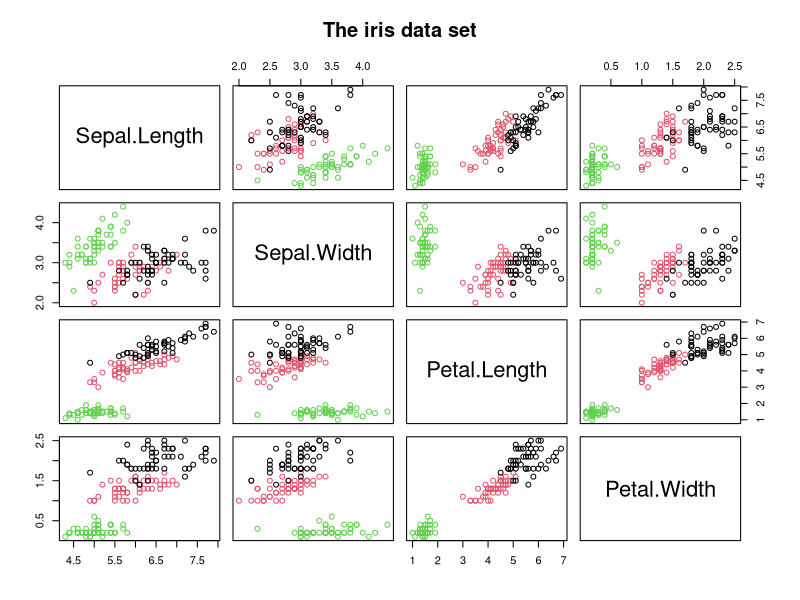
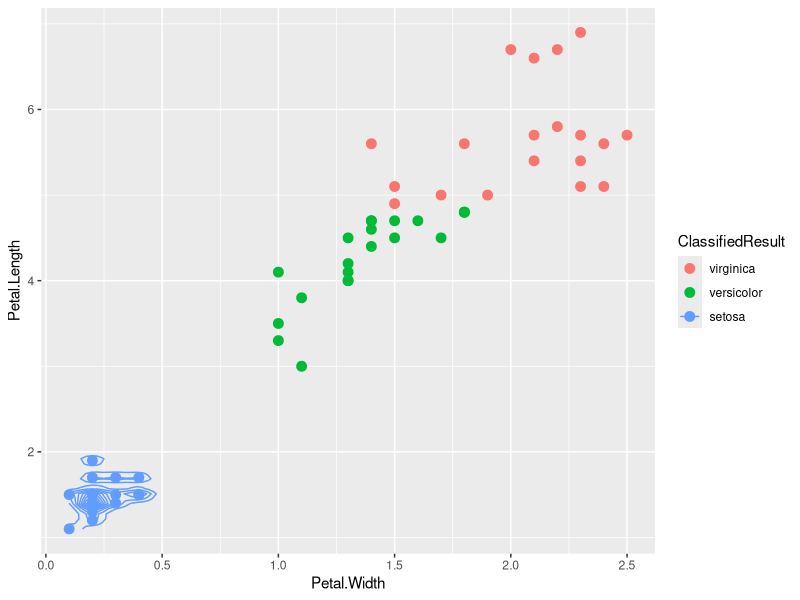
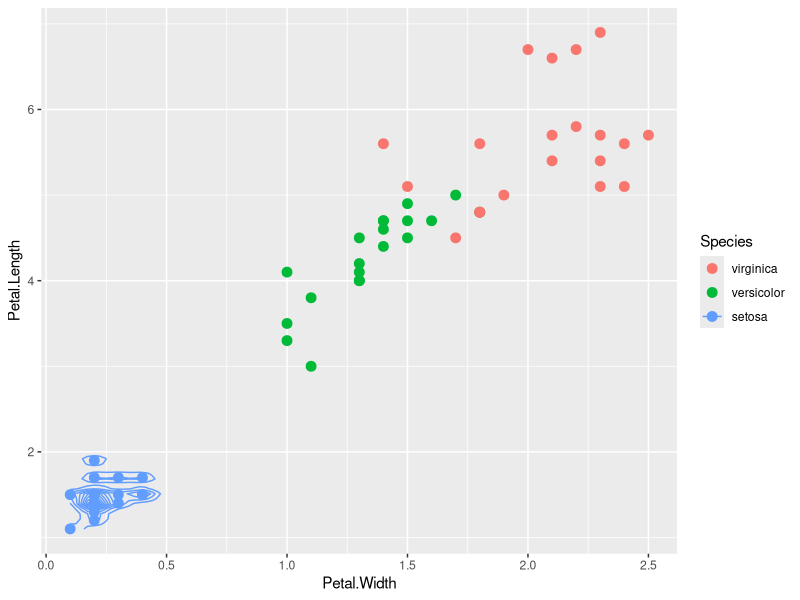

Source code (R) for these figures, in order:
## ---- chunk 1
library(caret)
library(rpart)
set.seed(12345)
iris$Species = relevel(iris$Species, "versicolor")
iris$Species = relevel(iris$Species, "virginica")
plot(iris[,1:4], col=iris$Species, main="The iris data set")
## ---- chunk 2
str(iris)
head(iris, 4)
## ---- chunk 3
index=createDataPartition(iris$Species, p=0.6, list=F)
te = iris[-index,]
tr = iris[index, ]
fit = train(Species~., method="rpart", data=tr)
ClassifiedResult = predict(fit, te)
par(mfrow=c(1,2))
# Plot classification result
ggplot(te, aes(x=Petal.Width, y=Petal.Length, color=ClassifiedResult))+
	geom_point(size=3)+stat_density2d()
# Plot Species data
ggplot(te, aes(x=Petal.Width, y=Petal.Length, color=Species))+
	geom_point(size=3)+stat_density2d()
